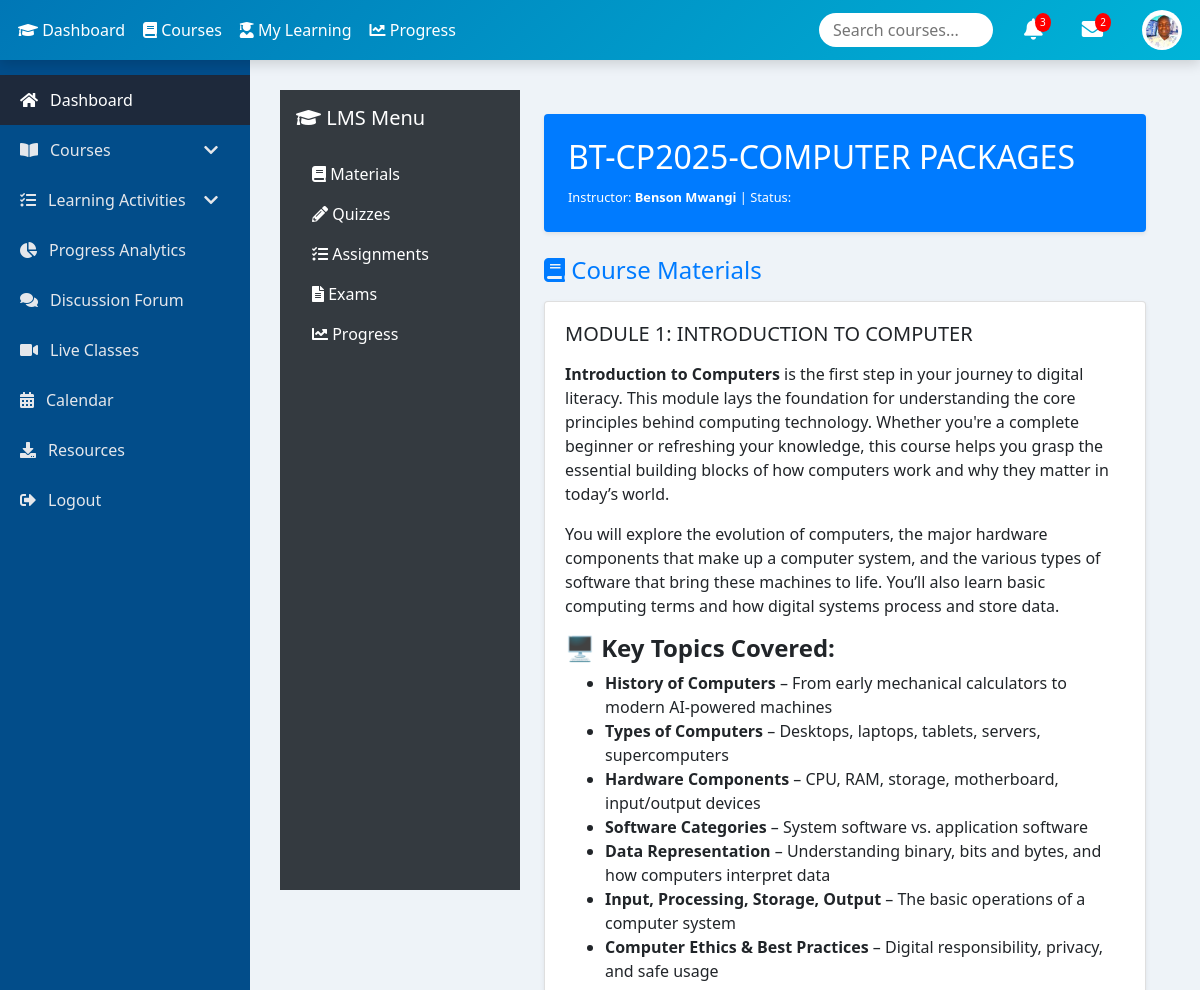
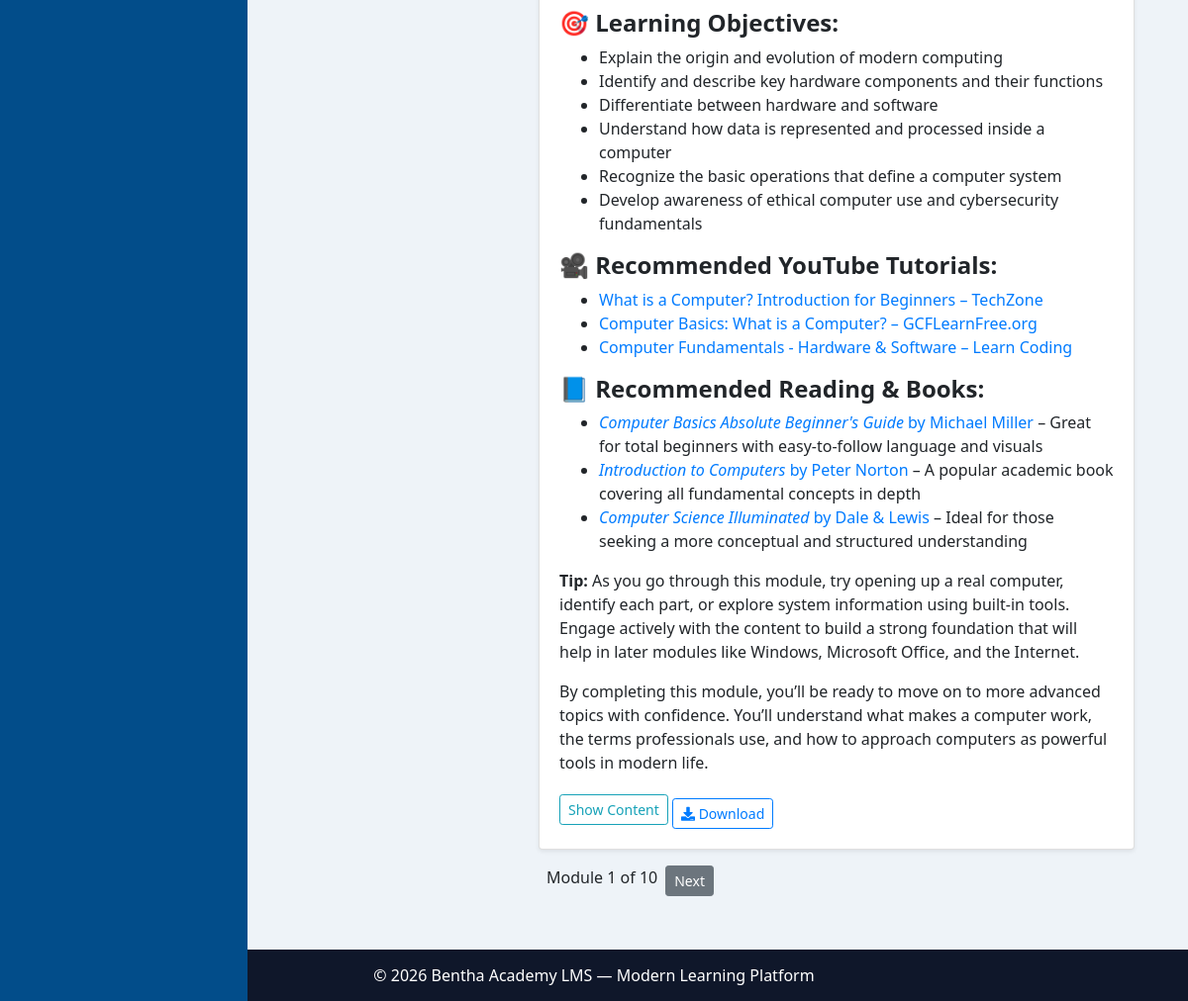
The app's page /course/2/learn/ (signed in) with its own data (2 pictures, top to bottom).
### commerce_app/models.py (models this page shows, shortened)
class UserProfile(models.Model):
    user = models.OneToOneField(User, on_delete=models.CASCADE)
    full_name = models.CharField(max_length=100)
    profile_picture = models.ImageField(upload_to='profile_pictures/', blank=True, null=True)
    bio = models.TextField(blank=True, null=True)
    phone_number = models.CharField(max_length=20, blank=True, null=True)
    email = models.EmailField(blank=True, null=True)
    location = models.CharField(max_length=100, blank=True, null=True)
    website = models.URLField(blank=True, null=True)
    date_of_birth = models.DateField(blank=True, null=True)

class Course(models.Model):
    user = models.ForeignKey(User, on_delete=models.CASCADE, null=True)
    name = models.CharField(max_length=255)
    instructor = models.CharField(max_length=255)
    start_date = models.DateField()
    end_date = models.DateField(null=True, blank=True)
    description = models.TextField(null=True, blank=True)

class Material(models.Model):
    course = models.ForeignKey(Course, on_delete=models.CASCADE, related_name='materials')
    title = models.CharField(max_length=255)
    file = models.FileField(upload_to='course_materials/', blank=True, null=True)
    description = models.TextField(blank=True, null=True)
    content = models.TextField(blank=True, null=True)

### commerce_app/views.py (the view)
# urls.py: path('course/<int:course_id>/learn/', learning_management_platform, name='learning_management_platform'),
@login_required
def learning_management_platform(request, course_id):
    user_profile = UserProfile.objects.get(user=request.user)
    course = get_object_or_404(Course, id=course_id)
    if not Enrollment.objects.filter(user=request.user, course=course).exists():
        return redirect('enroll_course', course_id=course.id)
    materials = course.materials.all().order_by('id')  # Ensure consistent order
    paginator = Paginator(materials, 1)  # 1 material per page
    page_number = request.GET.get('page') or 1
    page_obj = paginator.get_page(page_number)
    progress = StudentProgress.objects.filter(user=request.user, course=course).first()
    allowed_index = progress.modules_completed if progress else 0
    current_index = int(page_number) - 1
    context = {
        'user_profile': user_profile,
        'course': course,
        'materials': page_obj,
        'quizzes': course.quizzes.all(),
        'assignments': course.assignments.all(),
        'exams': course.exams.all(),
        'grades': Grade.objects.filter(user=request.user, course=course),
        'progress': progress,
        'page_obj': page_obj,
        'current_index': current_index,
        'allowed_index': allowed_index,
        'paginator': paginator,
    }
    return render(request, 'learning_management.html', context)

### commerce_app/templates/learning_management.html (shortened to what this page needs)
{% extends "master.html" %}
{% block content %}
<div class="d-flex">
    <nav id="sidebar" class="bg-dark text-white sidebar p-3">
        <div class="d-flex justify-content-between align-items-center mb-4">
            <h5 class="mb-0"><i class="fas fa-graduation-cap"></i> LMS Menu</h5>
        </div>
        <ul class="nav flex-column">
            <li class="nav-item"><a href="#" class="nav-link text-white section-link" data-target="materials"><i class="fas fa-book"></i> Materials</a></li>
            <li class="nav-item"><a href="#" class="nav-link text-white section-link" data-target="quizzes"><i class="fas fa-pencil-alt"></i> Quizzes</a></li>
            <li class="nav-item"><a href="#" class="nav-link text-white section-link" data-target="assignments"><i class="fas fa-tasks"></i> Assignments</a></li>
            <li class="nav-item"><a href="#" class="nav-link text-white section-link" data-target="exams"><i class="fas fa-file-alt"></i> Exams</a></li>
            <li class="nav-item"><a href="#" class="nav-link text-white section-link" data-target="progress"><i class="fas fa-chart-line"></i> Progress</a></li>
        </ul>
    </nav>
    <div class="flex-grow-1 p-4">
        <div class="bg-primary text-white rounded p-4 mb-4 shadow-sm">
            <h2>{{ course.name }}</h2>
            <small>Instructor: <strong>{{ course.instructor }}</strong> | Status: <strong>{{ course.status }}</strong></small>
        </div>
        <section id="materials" class="content-section">
            <h4 class="text-primary mb-3"><i class="fas fa-book"></i> Course Materials</h4>
            {% for material in page_obj %}
            <div class="card shadow-sm mb-3">
                <div class="card-body">
                    <h5 class="card-title">{{ material.title }}</h5>
                    {% if material.description %}
                    <p class="card-text">{{ material.description|safe }}</p>
                    {% endif %}
                    {% if material.content %}
                    <button class="btn btn-sm btn-outline-info toggle-content" data-target="#content-{{ forloop.counter }}">Show Content</button>
                    {% endif %}
                    {% if material.file %}
                    <a href="{{ material.file.url }}" target="_blank" class="btn btn-sm btn-outline-primary mt-2">
                        <i class="fas fa-download"></i> Download
                    </a>
                    {% endif %}
                </div>
            </div>
            {% empty %}<p>No materials uploaded yet.</p>{% endfor %}
        </section>
        <div class="pagination">
                <span class="mx-2">Module {{ page_obj.number }} of {{ page_obj.paginator.num_pages }}</span>
                {% if page_obj.has_next %}
                    <a href="?page={{ page_obj.next_page_number }}" class="btn btn-sm btn-secondary">Next</a>
                {% endif %}
            </div>
    </div>
</div>
{% endblock %}

### commerce_app/templates/master.html (shortened to what this page needs)
{% load static %}
<!DOCTYPE html>
<html lang="en">
<head>
<link rel="stylesheet" href="https://stackpath.bootstrapcdn.com/bootstrap/4.5.2/css/bootstrap.min.css">
<link rel="stylesheet" href="https://cdnjs.cloudflare.com/ajax/libs/font-awesome/5.15.4/css/all.min.css">
</head>
<body>
<div class="topnav" id="topnav">
<div class="nav-left">
<a href="{% url 'dashboard' %}"><i class="fas fa-graduation-cap"></i> Dashboard</a>
<a href="#"><i class="fas fa-book"></i> Courses</a>
<a href="#"><i class="fas fa-user-graduate"></i> My Learning</a>
<a href="#"><i class="fas fa-chart-line"></i> Progress</a>
</div>
<div class="nav-right">
<div class="search-box mr-3">
<input type="text" placeholder="Search courses...">
</div>
<div class="mr-4 position-relative">
<i class="fas fa-bell fa-lg"></i>
<span class="badge-notify">3</span>
</div>
<div class="mr-4 position-relative">
<i class="fas fa-envelope fa-lg"></i>
<span class="badge-notify">2</span>
</div>
<div class="profile-picture" onclick="toggleProfile()">
<img src="{% if user_profile and user_profile.profile_picture %}{{ user_profile.profile_picture.url }}{% else %}{% static 'images/default_image.png' %}{% endif %}" class="profile-img">
</div>
</div>
</div>
<nav class="sidenav" id="sidenav">
<ul class="nav flex-column">
<li><a class="nav-link active" href="{% url 'dashboard' %}"><i class="fas fa-home"></i> Dashboard</a></li>
<li class="has-submenu">
<a class="nav-link"><i class="fas fa-book-open"></i> Courses <i class="fas fa-chevron-down ml-auto"></i></a>
</li>
<li class="has-submenu">
<a class="nav-link"><i class="fas fa-tasks"></i> Learning Activities <i class="fas fa-chevron-down ml-auto"></i></a>
</li>
<li><a class="nav-link" href="#"><i class="fas fa-chart-pie"></i> Progress Analytics</a></li>
<li><a class="nav-link" href="#"><i class="fas fa-comments"></i> Discussion Forum</a></li>
<li><a class="nav-link" href="#"><i class="fas fa-video"></i> Live Classes</a></li>
<li><a class="nav-link" href="#"><i class="fas fa-calendar-alt"></i> Calendar</a></li>
<li><a class="nav-link" href="#"><i class="fas fa-download"></i> Resources</a></li>
<li><a class="nav-link" href="{% url 'logout' %}"><i class="fas fa-sign-out-alt"></i> Logout</a></li>
</ul>
</nav>
<main class="content">
{% block content %}{% endblock %}
</main>
<footer>© 2026 Bentha Academy LMS — Modern Learning Platform</footer>
</body>
</html>

### commerce_app/templates/master.html (style rules this page uses)
body, html { margin:0;font-family:'Segoe UI',sans-serif;background:#eef3f8 }
.topnav { position:fixed;top:0;width:100%; background:linear-gradient(135deg,#0077b6,#00b4d8); color:white;z-index:1001; display:flex;align-items:center; padding:10px 18px;box-shadow:0 4px 12px rgba(0,0,0,.15); flex-wrap:wrap; }
.topnav a { color:white;text-decoration:none;margin-right:18px;font-weight:500 }
.nav-left { display:flex;align-items:center;flex-wrap:wrap }
.nav-right { margin-left:auto;display:flex;align-items:center;gap:15px;flex-wrap:wrap }
.search-box { background:white;border-radius:20px;padding:4px 12px }
.search-box input { border:none;outline:none;width:150px }
.badge-notify { position:absolute;top:-5px;right:-8px; background:red;color:white;font-size:10px; border-radius:50%;padding:2px 5px; }
.profile-picture { width:40px;height:40px;border-radius:50%; overflow:hidden;cursor:pointer;flex-shrink:0; }
.profile-img { width:100%;height:100%;object-fit:cover }
.sidenav { position:fixed;top:60px;left:0;width:250px; height:calc(100% - 60px);background:#024d8a; color:white;overflow-y:auto;transition:.3s;padding-top:15px; z-index:1000; }
.sidenav .nav-link { padding:13px 20px;color:#e5e7eb; display:flex;align-items:center;font-weight:500; }
.sidenav .nav-link i { margin-right:12px }
.sidenav .nav-link:hover, .sidenav .nav-link.active { background:#1e293b;color:white }
.content { margin-left:250px;margin-top:60px;padding:30px; min-height:calc(100vh - 60px);background:#eef3f8; }
footer { background:#0f172a;color:white;text-align:center;padding:14px }

### commerce_app/templates/learning_management.html (style rules this page uses)
.sidebar { min-width: 240px; height: 100vh; position: sticky; top: 0; transition: all 0.3s ease-in-out; }
.toggle-content { cursor: pointer; }

### records on screen
UserProfile: profile_picture (picture)
Course: name "BT-CP2025-COMPUTER PACKAGES", instructor "Benson Mwangi"
Material: title "MODULE 1: INTRODUCTION TO COMPUTER", description "Introduction to Computers is the first step in your journey to digital literacy. This module lays the foundation for understanding the core principles behind computing technology. Whether you're a complete beginner or refreshing your knowledge, this course helps you grasp the essential building blocks of how computers work and why they matter in today’s world. You will explore the evolution of computers, the major hardware components that make up a computer system, and the various types of software that bring these machines to life. You’ll also learn basic computing terms and how digital systems process and store data. 🖥️ Key Topics Covered: History of Computers – From early mechanical…"

### other values on screen
{{ page_obj.number }} "1"
{{ page_obj.paginator.num_pages }} "10"
